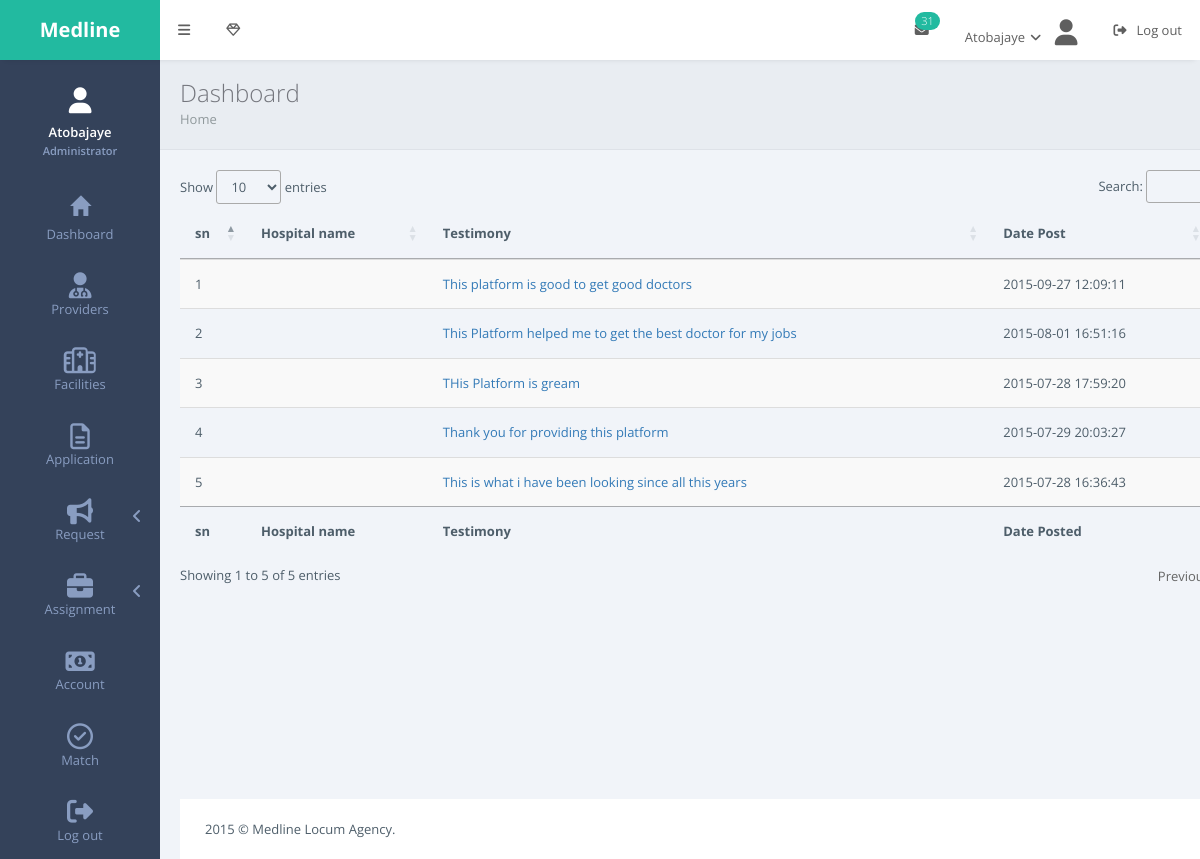
Page /admin/personal/dashboard/index.php (signed in) on the committed database.
### tables this page shows
CREATE TABLE IF NOT EXISTS `testimony_hospital` (
  `id` int(11) NOT NULL AUTO_INCREMENT,
  `hospital` text NOT NULL,
  `testimony` text NOT NULL,
  `updated_testimony` text NOT NULL,
  `admin_posted` text NOT NULL,
  `date_posted` timestamp NOT NULL DEFAULT CURRENT_TIMESTAMP ON UPDATE CURRENT_TIMESTAMP,
  PRIMARY KEY (`id`)
);

### functions/utilityFunction.php (called while the page is built, shortened)
<?php
function limit_text($text, $limit) {
      return $text;
    }
function getHospitalDetailsById($cn,$id){
$sql = "SELECT * FROM hospital where id = '$id' ";
$result = mysqli_query($cn,$sql);
$total_result = mysqli_fetch_array($result);
return $total_result;
}
?>

### admin/personal/dashboard/index.php (the view, shortened to what this page needs)
<?php
include('../../../Connections/cn.php');
include('../../../functions/utilityFunction.php');
?>
<!DOCTYPE html>
<html>
    <head>
             <?php include('../../../admin_partials/css.php'); ?>
              <link rel="stylesheet" href="//cdn.datatables.net/1.10.7/css/jquery.dataTables.min.css" type="text/css">
    </head>
    <body class="page-header-fixed">
        <main class="page-content content-wrap">
        <?php include('../../../admin_partials/header.php'); ?>
        <?php include('../../../admin_partials/sidebar.php'); ?>
            </div>
            <div class="page-inner">
                <div class="page-title">
                    <h3>Dashboard</h3>
                    <div class="page-breadcrumb">
                        <ol class="breadcrumb">
                            <li><a href="index.php">Home</a></li>
                        </ol>
                    </div>
                </div>
                <div id="main-wrapper">
                    <div class="row">
                    <div class="container">
                        <div class="row">
                            <div class="col-md-12">
                          <table id="view_all_testimony" class="table table-striped">
                               <thead>
                                     <tr>
                                    <th>sn</th>
                                    <th>Hospital name</th>
                                    <th>Testimony</th>
                                    <th>Date Post</th>
                                </tr>
                               </thead>
                                <tfoot>
                                <tr>
                                    <th>sn</th>
                                    <th>Hospital name</th>
                                    <th>Testimony</th>
                                    <th>Date Posted</th>
                                </tr>
                                </tfoot>
                                <tbody>
                               <?php
                               $sql = "SELECT * FROM testimony_hospital order by id desc";
                            $result = mysqli_query($cn,$sql);
                            if(mysqli_num_rows($result) == 0){
                                echo "Empty result";
                            }
                            else{
                                $sn = 0;
                            while($request = mysqli_fetch_assoc($result)){
                                $sn++;
$response =  getHospitalDetailsById($cn,$request['hospital']);
$hospital_name = $response['hospital_name'];
$testimony = $request['testimony'];
$cropped_text = limit_text($testimony, 15);
                                ?>
                                    <tr>
                                        <td class=" dt-body-left"><?php echo $sn; ?></td>
                                       <td class=" dt-body-left"><?php echo $hospital_name; ?></td>
                                        <td class=" dt-body-left"><a href="../testimonial/repost-testimony.php?restimony_id=<?php echo $request['id']; ?>"> <?php echo $cropped_text; ?></a></td>
                                        <td class=" dt-body-left"><?php echo $request['date_posted']; ?></td>
                                       </tr>
                                     <?php
                            }
                        }
                                ?>
                                </tbody>
                               </table>
                            </div>
                        </div>
                    </div>
                </div>
                    <?php include('../../../admin_partials/footer.php'); ?>
            </div>
        </main>
    </body>
</html>

### admin/personal/assets/css/themes/green.css (style rules this page uses)
.page-content { background: #34425A; }

### rows in the picture
testimony_hospital: testimony "This platform is good to get good doctors", date_posted "2015-09-27 12:09:11"
testimony_hospital: testimony "This Platform helped me to get the best doctor for my jobs", date_posted "2015-08-01 16:51:16"
testimony_hospital: testimony "THis Platform is gream", date_posted "2015-07-28 17:59:20"
testimony_hospital: testimony "Thank you for providing this platform", date_posted "2015-07-29 20:03:27"
testimony_hospital: testimony "This is what i have been looking since all this years", date_posted "2015-07-28 16:36:43"

### other values in the picture
$total_request "31"
$_SESSION['admin_login_name'] "Atobajaye"
